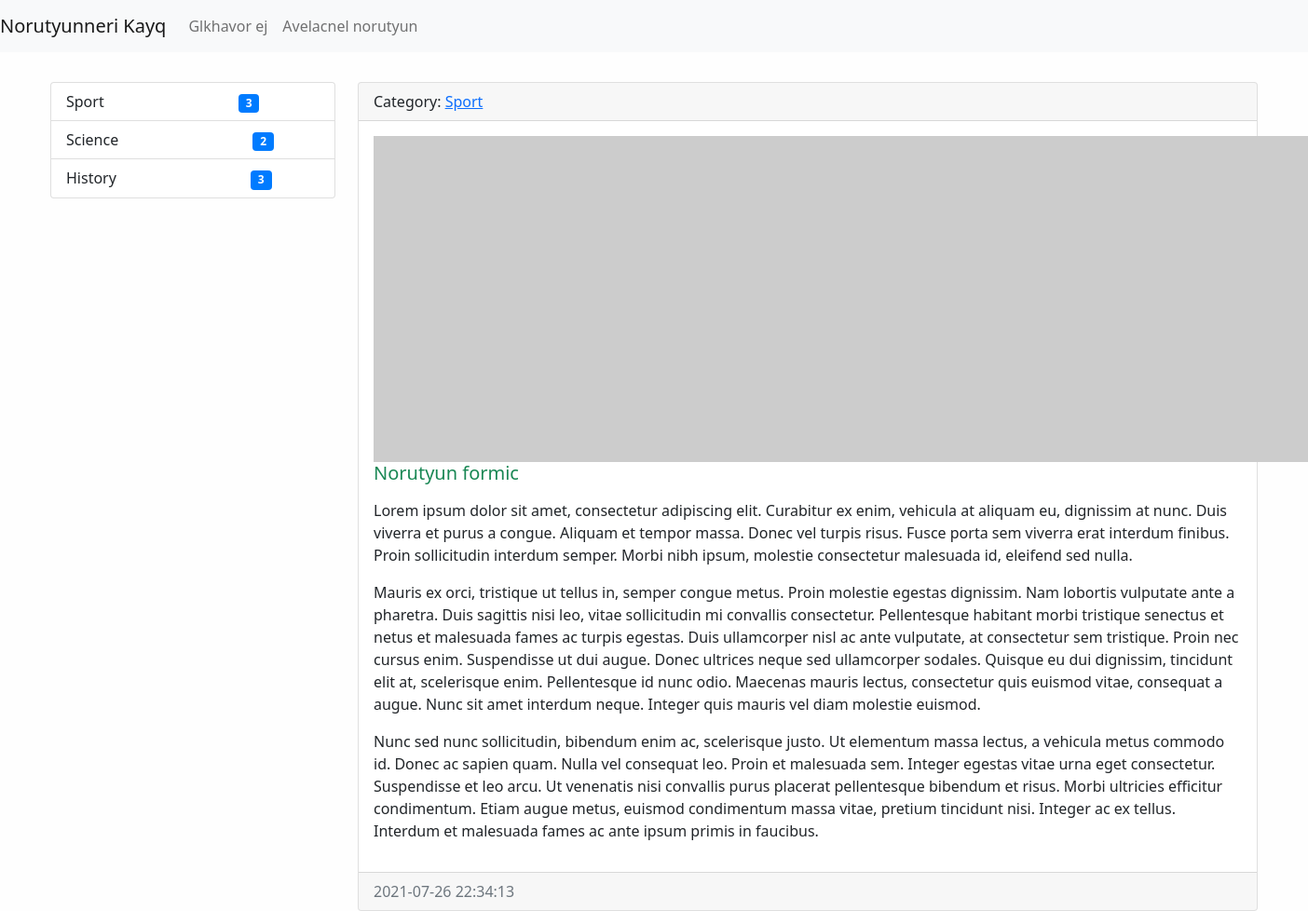
Screenshot of /news/8/ with the database file from the repository.
### news/models.py (models this page shows, shortened)
class Category(models.Model):
    title = models.CharField(max_length=150, db_index=True, verbose_name='CATEGORYI ANUN')
    def get_absolute_url(self):
        return reverse('category', kwargs={"category_id": self.pk})
    def __str__(self):
        return self.title
    class Meta:
        verbose_name = "Category"
        verbose_name_plural = "Categoryner"
        ordering = ['title']

class News(models.Model):
    title = models.CharField(max_length=150, verbose_name="ANUN")
    content = models.TextField(blank=True)
    created_at = models.DateTimeField(auto_now_add=True, verbose_name='STEGHTSVEL E')
    updated_at = models.DateTimeField(auto_now=True, verbose_name='POPOKHVEL E')
    photo = models.ImageField(upload_to='photos/%Y/%m/%d/', blank=True)
    is_published = models.BooleanField(default=True, verbose_name='HRATARAKVEL E')
    category = models.ForeignKey('Category', on_delete=models.PROTECT, related_name='get_news')
    views = models.IntegerField(default=0)
    class Meta:
        verbose_name = "Norutyun"  # entavernagira tsarayum(or` add news-y darav add Norutyun...)
        verbose_name_plural = "Norutyunner"  # sa el hognakii depqum(inchin -s er avelacnum` sa kdarna)
        ordering = ['-created_at']  # ev adminki ev modeli sort. hertakanutyuny kpokhvi

### news/views.py (the view)
# urls.py: path('news/<int:pk>/', ViewNews.as_view(), name='view_news'),
class ViewNews(DetailView):
    model = News
    context_object_name = 'news_item'

### news/templatetags/news_tags.py (called while the page is built)
@register.inclusion_tag('news/list-categories.html')
def show_categories(arg1="hello", arg2="world"):
    categories = Category.objects.annotate(cnt=Count("get_news")).filter(cnt__gt=0)
    return {"categories": categories, "arg1": arg1,  "arg2": arg2}

### news/templates/news/news_detail.html (shortened to what this page needs)
{% extends 'base.html' %}
{% block sidebar %}
    {% include 'inc/_sidebar.html' %}
{% endblock %}
{% block content %}
<div class="card mt-3">
    <div class="card-header">
        Category: <a href="{{ news_item.category.get_absolute_url }}"> {{ news_item.category }} </a>
    </div>
    <div class="card-body">
        {% if item.photo %}
        <img alt="" class="float-left mr-3" src="{{ news_item.photo.url }}" width="350">
        {% else %}
        <img alt="" class="float-left mr-3" src="https://picsum.photos/id/1050/350/235">
        {% endif %}
        <h5 class="card-title {% cycle  'text-success' 'text-danger'%} ">{{ news_item.title }}</h5>
        <p class="card-text">{{ news_item.content|linebreaks }}</p>
    </div>
    <div class="card-footer text-muted">
        {{ news_item.created_at|date:'Y-m-d H:i:s' }}
    </div>
</div>
{% endblock %}

### news/templates/news/list-categories.html (shortened to what this page needs)
<div class="list-group">
    {% for item in categories %}
    <a class="list-group-item list-group-item-action" href="{{ item.get_absolute_url }}">
        {{ item.title }} <span class="badge badge-primary badge-pill"
                               style="background-color: #007bff;color: white;margin-left: 140px;">{{ item.cnt }}</span></a>
    {% endfor %}
</div>

### mysite/static/css/style.css (style rules this page uses)
body { background-color: #fefefe; }

### rows the page displays
Category: title "Sport", cnt "3"
Category: title "Science", cnt "2"
Category: title "History", cnt "3"
News: category "Sport", title "Norutyun formic", content "Lorem ipsum dolor sit amet, consectetur adipiscing elit. Curabitur ex enim, vehicula at aliquam eu, dignissim at nunc. Duis viverra et purus a congue. Aliquam et tempor massa. Donec vel turpis risus. Fusce porta sem viverra erat interdum finibus. Proin sollicitudin interdum semper. Morbi nibh ipsum, molestie consectetur malesuada id, eleifend sed nulla. Mauris ex orci, tristique ut tellus in, semper congue metus. Proin molestie egestas dignissim. Nam lobortis vulputate ante a pharetra. Duis sagittis nisi leo, vitae sollicitudin mi convallis consectetur. Pellentesque habitant morbi tristique senectus et netus et malesuada fames ac turpis egestas. Duis ullamcorper nisl ac ante vulputate, at…", created_at "2021-07-26 22:34:13"
